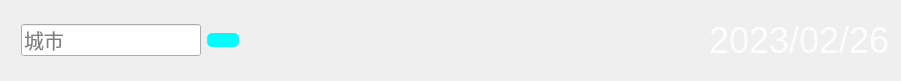
   <widget class="QWidget" name="widget" native="true">
    <property name="geometry">
     <rect>
      <x>0</x>
      <y>0</y>
      <width>901</width>
      <height>81</height>
     </rect>
    </property>
    <layout class="QGridLayout" name="gridLayout">
     <item row="0" column="0">
      <spacer name="horizontalSpacer_2">
       <property name="orientation">
        <enum>Qt::Horizontal</enum>
       </property>
       <property name="sizeType">
        <enum>QSizePolicy::Fixed</enum>
       </property>
       <property name="sizeHint" stdset="0">
        <size>
         <width>10</width>
         <height>20</height>
        </size>
       </property>
      </spacer>
     </item>
     <item row="0" column="3">
      <spacer name="horizontalSpacer">
       <property name="orientation">
        <enum>Qt::Horizontal</enum>
       </property>
       <property name="sizeType">
        <enum>QSizePolicy::Expanding</enum>
       </property>
       <property name="sizeHint" stdset="0">
        <size>
         <width>40</width>
         <height>20</height>
        </size>
       </property>
      </spacer>
     </item>
     <item row="0" column="2">
      <widget class="QPushButton" name="btn_search">
       <property name="styleSheet">
        <string notr="true">border-radius:5px;
background-color: rgb(0, 253, 255);</string>
       </property>
       <property name="text">
        <string/>
       </property>
       <property name="icon">
        <iconset resource="res.qrc">
         <normaloff>:/icon/res/search.png</normaloff>:/icon/res/search.png</iconset>
       </property>
       <property name="iconSize">
        <size>
         <width>30</width>
         <height>30</height>
        </size>
       </property>
      </widget>
     </item>
     <item row="0" column="1">
      <widget class="QLineEdit" name="le_city">
       <property name="maximumSize">
        <size>
         <width>180</width>
         <height>16777215</height>
        </size>
       </property>
       <property name="font">
        <font>
         <pointsize>15</pointsize>
        </font>
       </property>
       <property name="inputMethodHints">
        <set>Qt::ImhNone</set>
       </property>
       <property name="text">
        <string/>
       </property>
       <property name="placeholderText">
        <string>城市</string>
       </property>
      </widget>
     </item>
     <item row="0" column="4">
      <widget class="QLabel" name="lb_date">
       <property name="font">
        <font>
         <pointsize>27</pointsize>
        </font>
       </property>
       <property name="styleSheet">
        <string notr="true">color:rgb(252, 252, 252)</string>
       </property>
       <property name="text">
        <string>2023/02/26</string>
       </property>
       <property name="scaledContents">
        <bool>false</bool>
       </property>
       <property name="alignment">
        <set>Qt::AlignLeading|Qt::AlignLeft|Qt::AlignVCenter</set>
       </property>
      </widget>
     </item>
    </layout>
   </widget>
